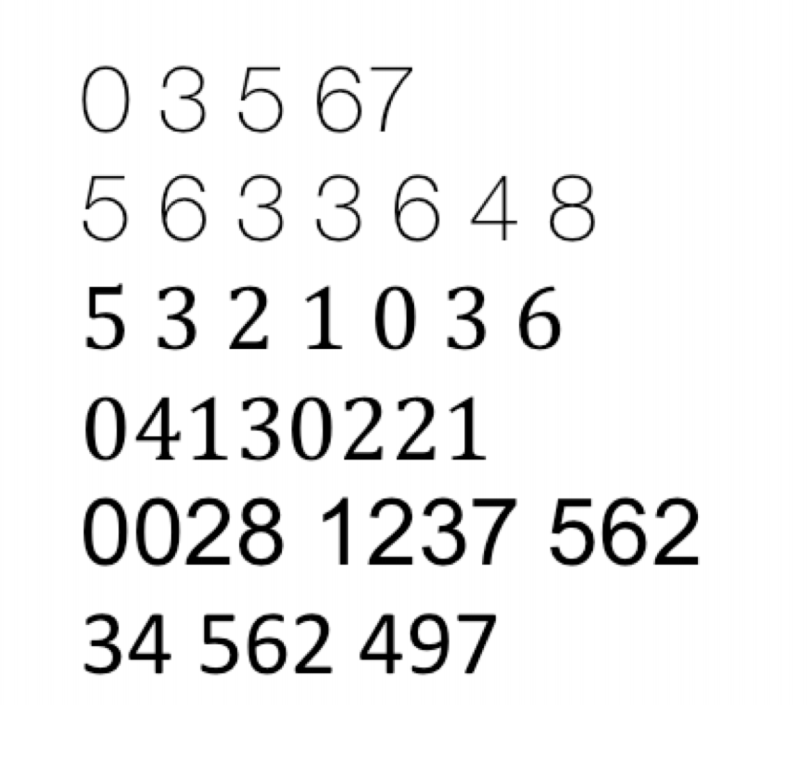
#> input picture image.png, 812 x 758 px
$ python Project_1.py
#> lines starting #> are read from the running program, lines starting #| are printed output that depends on the picture; after the words box and inside, x2 and y2 are one past the last pixel; in counts of white or black regions, pixels touching at a corner belong together
from PIL import *
from PIL import Image
import numpy as np
import math
from PIL import Image,ImageDraw
from PIL import Image
from scipy import stats
import numpy as np


def main():
    img = Image.open('image.png')
#> img is the input picture: PIL image 812x758 RGBA; mean R, G, B, A 238.5, 238.5, 238.5, 255
    img_gray = img.convert('L')  # converts the image to grayscale image
    # img_bin = img.convert('1') #converts to a binary image, T=128, LOW=0, HIGH=255
    #img_gray.show()
    ONE = 150
    a = np.asarray(img_gray)  # from PIL to np array
    a_bin = threshold(a,100,ONE,0)
    im = Image.fromarray(a_bin)  # from np array to PIL format
    #im.show()
    #a_bin = binary_image(100,100,ONE)  # creates a binary image
    label, im = blob_coloring_8_connected(a_bin, ONE)
    new_img = np2PIL_color(label)
    #new_img.show()
    k_values = locateRectangle(im)
    newValues = resizeRectengle(k_values)
    #drawRectengle(k_values, new_img)
    #huMoments = cropImage(k_values,new_img)
    cropImage(k_values,new_img)


# [33 lines left out: functions binary_image, np2PIL, not called in this run]


def np2PIL_color(im):
    print("size of arr: ",im.shape)
    img = Image.fromarray(np.uint8(im))
    return img


def threshold(im,T,LOW,HIGH):
#> called with T = 100, LOW = 150, HIGH = 0
    (nrows,ncols) = im.shape
#> nrows = 758; ncols = 812
    im_out = np.zeros(shape=im.shape)
    for i in range(nrows):
        for j in range(ncols):
            if abs(im[i][j]) < T:
                im_out[i][j] = LOW
            else:
                im_out[i][j] = HIGH
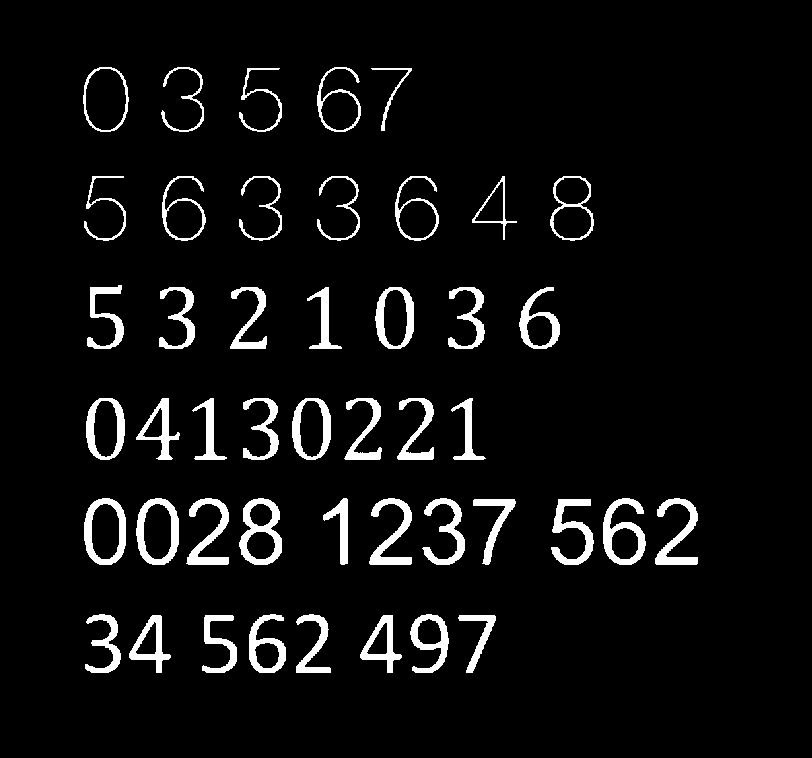
#> im_out: shape (758, 812) float64; values 0 (black) and 150 (white), 5.7% white; 46 white regions, largest, box (x1, y1, x2, y2) and area: (239, 498, 282, 565) 1250, (603, 498, 646, 565) 1214, (136, 498, 179, 565) 1125
    return im_out


def blob_coloring_8_connected(bim, ONE):
#> called with ONE = 150
    max_label = int(10000)
    nrow = bim.shape[0]
#> nrow = 758
    ncol = bim.shape[1]
#> ncol = 812
    #print("nrow, ncol",nrow, ncol)
    im = np.zeros(shape=(nrow, ncol),dtype=int)
    a = np.zeros(shape=max_label,dtype=int)
    a = np.arange(0,max_label,dtype=int)
    color_map = np.zeros(shape=(max_label,3),dtype=np.uint8)
    color_im = np.zeros(shape=(nrow,ncol,3),dtype=np.uint8)

    for i in range(max_label):
        np.random.seed(i)
        color_map[i][0] = np.random.randint(0,255,1,dtype=np.uint8)
        color_map[i][1] = np.random.randint(0,255,1,dtype=np.uint8)
        color_map[i][2] = np.random.randint(0,255,1,dtype=np.uint8)

    k = 0
    for i in range(nrow):
        for j in range(ncol):
            im[i][j] = max_label
#> im: shape (758, 812) int64; every value is 10000
    for i in range(1,nrow - 1):
        for j in range(1,ncol - 1):
            c = bim[i][j]
            l = bim[i][j - 1]
            u = bim[i - 1][j]
            lu = bim[i - 1][j - 1]
            ru = bim[i - 1][j + 1]
            label_u = im[i - 1][j]
            label_l = im[i][j - 1]
            label_lu = im[i - 1][j - 1]
            label_ru = im[i - 1][j + 1]
            im[i][j] = max_label
            if c == ONE:
                min_label = min(label_u, label_l, label_lu, label_ru)
                if min_label == max_label:
                    k += 1
                    im[i][j] = k
                else:
                    im[i][j] = min_label
                    if min_label != label_u and label_u != max_label:
                        update_array(a, min_label, label_u)
                    if min_label != label_l and label_l != max_label:
                        update_array(a, min_label, label_l)
                    if min_label != label_lu and label_lu != max_label:
                        update_array(a, min_label, label_lu)
                    if min_label != label_ru and label_ru != max_label:
                        update_array(a, min_label, label_ru)
            else:
                im[i][j] = max_label
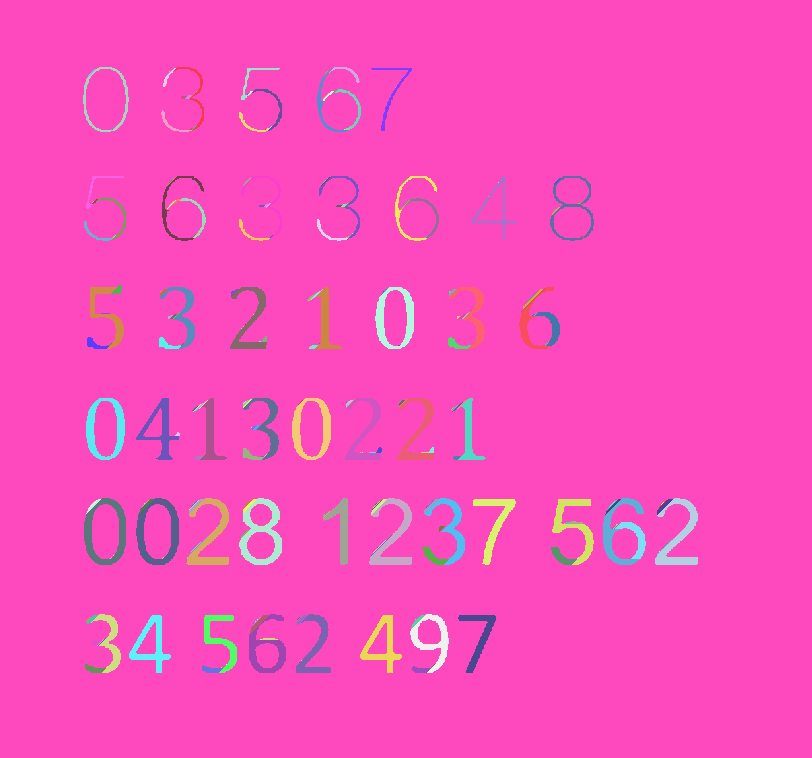
#> im: shape (758, 812) int64; 359 distinct labels, from 1 to 10000; one colour per label, 0 black
#> after the loop, k = 358

    # final reduction in label array
    for i in range(k + 1):
        index = i
        while a[index] != index:
            index = a[index]
        a[i] = a[index]
#> after the loop, a = 10000 values, max 9999 at index 9999, min 0 at index 0, mean 4998.5

    # second pass to resolve labels and show label colors
    for i in range(nrow):
        for j in range(ncol):
            if bim[i][j] == ONE:
                im[i][j] = a[im[i][j]]
                if im[i][j] == max_label:
                    im[i][j] == 0
                    color_im[i][j][0] = 0
                    color_im[i][j][1] = 0
                    color_im[i][j][2] = 0
                color_im[i][j][0] = color_map[im[i][j],0]
                color_im[i][j][1] = color_map[im[i][j],1]
                color_im[i][j][2] = color_map[im[i][j],2]
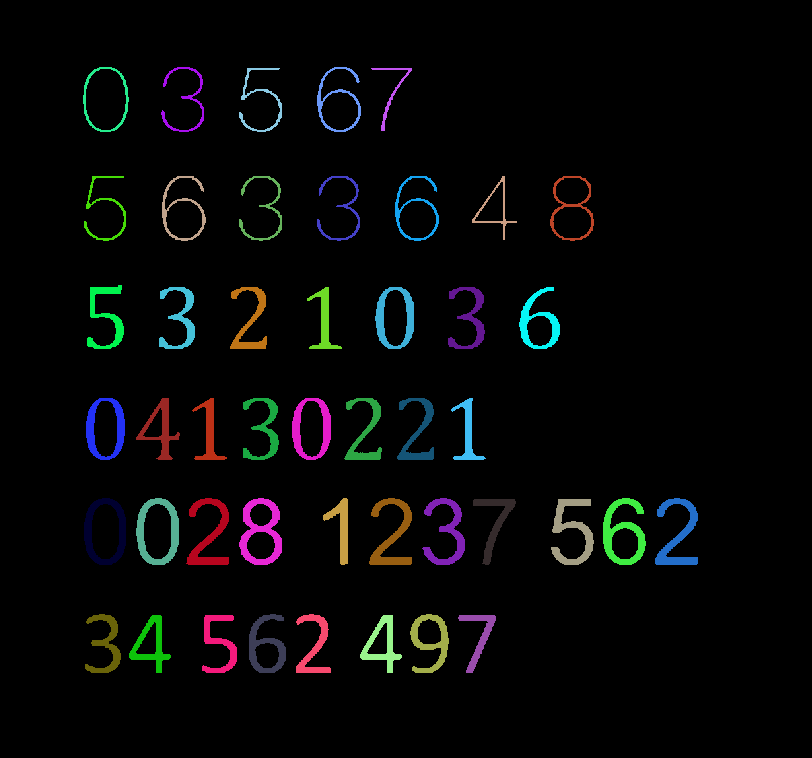
#> color_im: shape (758, 812, 3); mean of channels 0, 1, 2 6.4, 6.8, 7; drawn as R, G, B
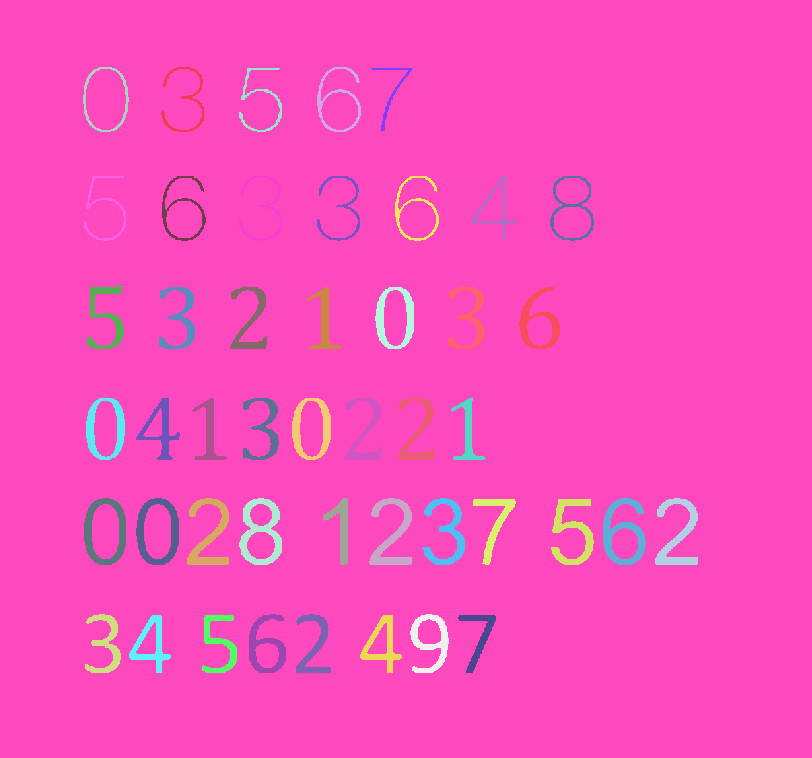
#> im: shape (758, 812) int64; 47 distinct labels, from 1 to 10000; one colour per label, 0 black
#| size of arr:  (758, 812, 3)
    return color_im,im


def locateRectangle(im):
    k_values=[]
    nrow=len(im)
#> nrow = 758
    ncol=len(im[0])
#> ncol = 812
    labels=[10000]

    for i in range(nrow):
        for j in range(ncol):
            if im[i][j] not in labels:
                mini=nrow
                minj=ncol
                maxi=0
                maxj=0
                k=im[i][j]
                for i in range (nrow):
                    for j in range (ncol):
                        if k== im[i][j]:
                            if mini>i:
                                mini=i
                            if minj>j:
                                minj=j
                            if maxi<i:
                                maxi=i
                            if maxj<j:
                                maxj=j
                k_values.append([k,mini,minj,maxi,maxj])
                labels.append(k)
#> after the loop, k_values = 46 items, first 6: [1, 67, 83, 131, 128], [2, 67, 161, 131, 203], [6, 68, 239, 131, 281], [3, 67, 317, 131, 360], [8, 68, 371, 130, 411], [40, 176, 84, 240, 125]; labels = 47 values, max 10000 at index 0, min 1 at index 1, mean 374.4

    #print("Labels", labels)

    return k_values


# [15 lines left out: function drawRectengle, not called in this run]

def resizeRectengle(k_values): #resizes rectengles to square
    newValues=[]
    croppedImages=[]
    for i in range(len(k_values)):
        mini = k_values[i][1]
        minj = k_values[i][2]
        maxi = k_values[i][3]
        maxj = k_values[i][4]
        if(abs(maxi-mini) > abs(maxj-minj)):
            newMinj= (minj+maxj)/2 - abs(mini-maxi)/2
            newMaxj= (minj+maxj)/2 + abs(mini-maxi)/2
            newMini=mini
            newMaxi=maxi
        elif(abs(mini-maxi) < abs(minj-maxj)):
            newMini = (mini+maxi)/2 - abs(minj - maxj)/2
            newMaxi = (mini+maxi)/2 + abs(minj - maxj)/2
            newMinj = minj
            newMaxj = maxj
        else:
            continue
        newValues.append([i,newMini,newMinj,newMaxi,newMaxj])
#> this loop made 46 passes
#> (mini, minj, maxi, maxj, newMinj, newMaxj, newMini, newMaxi) on passes 1 to 12: (67, 83, 131, 128, 73.5, 137.5, 67, 131), (67, 161, 131, 203, 150, 214, 67, 131), (68, 239, 131, 281, 228.5, 291.5, 68, 131), (67, 317, 131, 360, 306.5, 370.5, 67, 131), (68, 371, 130, 411, 360, 422, 68, 130), (176, 84, 240, 125, 72.5, 136.5, 176, 240), (176, 162, 240, 205, 151.5, 215.5, 176, 240), (176, 239, 240, 281, 228, 292, 176, 240), (176, 317, 240, 359, 306, 370, 176, 240), (176, 395, 240, 438, 384.5, 448.5, 176, 240), (176, 472, 239, 516, 462.5, 525.5, 176, 239), (176, 550, 240, 593, 539.5, 603.5, 176, 240)
#> after the loop, newValues = 46 items, first 6: [0, 67, 73.5, 131, 137.5], [1, 67, 150, 131, 214], [2, 68, 228.5, 131, 291.5], [3, 67, 306.5, 131, 370.5], [4, 68, 360, 130, 422], [5, 176, 72.5, 240, 136.5]

    return newValues

# [4 lines left out: function normalizedMoments, not called in this run]

def cropImage(newValues,new_img):
    croppedImages = []
    for i in range(len(newValues)):
        mini = newValues[i][1]
        minj = newValues[i][2]
        maxi = newValues[i][3]
        maxj = newValues[i][4]
        try:
            area = (minj,mini,maxj,maxi)
            img = new_img.crop(area)
            croppedImages.append([img])
            #img.show()
            #img.save("cropped_picture.jpg")
        except IOError:
            pass
        img_gray = img.convert('L')  # converts the image to grayscale image
        img_gray.show()
        ONE = 150
        a = np.asarray(img_gray)  # from PIL to np array
        a_bin = threshold(a,100,ONE,0)
        img = Image.fromarray(a_bin)  # from np array to PIL format
#> this loop made 46 passes
#> (mini, minj, maxi, maxj, area, nrows in threshold, ncols in threshold) on passes 1 to 12: (67, 83, 131, 128, (83, 67, 128, 131), 64, 45), (67, 161, 131, 203, (161, 67, 203, 131), 64, 42), (68, 239, 131, 281, (239, 68, 281, 131), 63, 42), (67, 317, 131, 360, (317, 67, 360, 131), 64, 43), (68, 371, 130, 411, (371, 68, 411, 130), 62, 40), (176, 84, 240, 125, (84, 176, 125, 240), 64, 41), (176, 162, 240, 205, (162, 176, 205, 240), 64, 43), (176, 239, 240, 281, (239, 176, 281, 240), 64, 42), (176, 317, 240, 359, (317, 176, 359, 240), 64, 42), (176, 395, 240, 438, (395, 176, 438, 240), 64, 43), (176, 472, 239, 516, (472, 176, 516, 239), 63, 44), (176, 550, 240, 593, (550, 176, 593, 240), 64, 43)
#> (mini, minj, maxi, maxj) on pass 33: (498, 369, 564, 411)
#> pass 1, in cropImage, `img = new_img.crop(area)`:
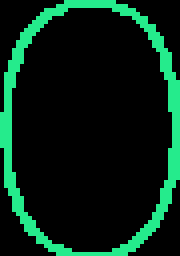
#> img: PIL image 45x64 RGB (shown 4 times larger); mean R, G, B 5.6, 35.4, 21.1
#> pass 1, in cropImage, `img_gray = img.convert('L')`:
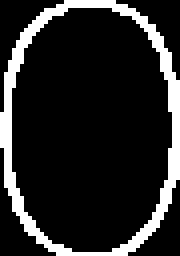
#> img_gray: PIL image 45x64 L (shown 4 times larger); values 0 (black) and 165 (white), 15.1% white; 1 white region, box (x1, y1, x2, y2) and area: (0, 0, 45, 64) 434
#> after the loop:
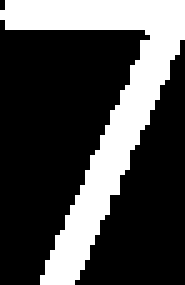
#> a: shape (57, 37) (shown 5 times larger); values 0 (black) and 110 (white), 28.8% white; 1 white region, box (x1, y1, x2, y2) and area: (0, 0, 37, 57) 608
#> after the loop: a_bin: shape (57, 37) float64; values 0 (black) and 150 (white), 71.2% white; 1 black region, box (x1, y1, x2, y2) and area: (0, 0, 37, 57) 608
    # [43 lines of commented-out code are left out]


def update_array(a,label1,label2):
    index = lab_small = lab_large = 0
    if label1 < label2:
        lab_small = label1
        lab_large = label2
    else:
        lab_small = label2
        lab_large = label1
    index = lab_large
    while index > 1 and a[index] != lab_small:
        if a[index] < lab_small:
            temp = index
            index = lab_small
            lab_small = a[temp]
        elif a[index] > lab_small:
            temp = a[index]
            a[index] = lab_small
            index = temp
        else:  # a[index] == lab_small
            break

    return


if __name__ == '__main__':
    main()
